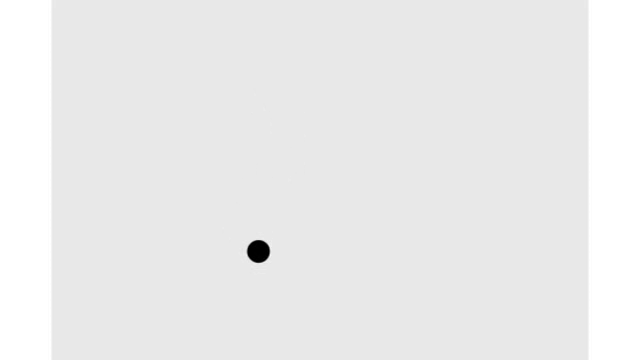
#> input picture frame 280 of RENDUS/tp1/2D_Kalman-Filter_TP1/video/randomball.avi, 640 x 360 px
$ python objTracking.py
#> lines starting #> are read from the running program, lines starting #| are printed output that depends on the picture; after the words box and inside, x2 and y2 are one past the last pixel; in counts of white or black regions, pixels touching at a corner belong together
### 2D_Kalman-Filter_TP1/Detector.py
'''
    File name         : detectors.py
    Description       : Object detector used for detecting the objects in a video /image
    Python Version    : 3.7
'''

# Import python libraries
import numpy as np
import cv2


def detect(frame):
    # Convert frame from BGR to GRAY
    gray = cv2.cvtColor(frame, cv2.COLOR_BGR2GRAY)
    #cv2.imshow('gray', gray)

    # Edge detection using Canny function
    img_edges = cv2.Canny(gray,  50, 190, 3)
    #cv2.imshow('img_edges', img_edges)

    # Convert to black and white image
    ret, img_thresh = cv2.threshold(img_edges, 254, 255,cv2.THRESH_BINARY)
    #cv2.imshow('img_thresh', img_thresh)

    # Find contours
    contours, _ = cv2.findContours(img_thresh, cv2.RETR_EXTERNAL, cv2.CHAIN_APPROX_SIMPLE)

    # Set the accepted minimum & maximum radius of a detected object
    min_radius_thresh= 3
    max_radius_thresh= 30

    centers=[]
    for c in contours:
        # ref: https://docs.opencv.org/trunk/dd/d49/tutorial_py_contour_features.html
        (x, y), radius = cv2.minEnclosingCircle(c)
        radius = int(radius)

        #Take only the valid circle(s)
        if (radius > min_radius_thresh) and (radius < max_radius_thresh):
            centers.append(np.array([[x], [y]]))
    cv2.imshow('contours', img_thresh)
    return centers

### 2D_Kalman-Filter_TP1/KalmanFilter.py
"""
Kalman Filter implementation for 2D object tracking.
State vector: [x, y, vx, vy] (position and velocity)
"""

import numpy as np


class KalmanFilter:
    def __init__(self, dt, u_x, u_y, std_acc, x_std_meas, y_std_meas):
        """
        Initialize Kalman Filter parameters.

        Args:
            dt: Sampling time (time for one cycle)
            u_x: Acceleration in x-direction
            u_y: Acceleration in y-direction
            std_acc: Process noise magnitude (standard deviation of acceleration)
            x_std_meas: Standard deviation of measurement in x-direction
            y_std_meas: Standard deviation of measurement in y-direction
        """
        self.dt = dt

        self.u = np.array([[u_x], [u_y]])

        self.x = np.array([[0], [0], [0], [0]])

        self.A = np.array([
            [1, 0, dt, 0],
            [0, 1, 0, dt],
            [0, 0, 1, 0],
            [0, 0, 0, 1]
        ])

        self.B = np.array([
            [(dt**2) / 2, 0],
            [0, (dt**2) / 2],
            [dt, 0],
            [0, dt]
        ])

        self.H = np.array([
            [1, 0, 0, 0],
            [0, 1, 0, 0]
        ])

        self.Q = np.array([
            [(dt**4) / 4, 0, (dt**3) / 2, 0],
            [0, (dt**4) / 4, 0, (dt**3) / 2],
            [(dt**3) / 2, 0, dt**2, 0],
            [0, (dt**3) / 2, 0, dt**2]
        ]) * (std_acc**2)

        self.R = np.array([
            [x_std_meas**2, 0],
            [0, y_std_meas**2]
        ])

        self.P = np.eye(self.A.shape[0])

    def predict(self):
        """
        Predict the next state estimate and error covariance.
        Time update (prediction) step of the Kalman filter.

        Returns:
            Predicted state estimate (x, y position)
        """
        self.x = np.dot(self.A, self.x) + np.dot(self.B, self.u)

        self.P = np.dot(np.dot(self.A, self.P), self.A.T) + self.Q

        return self.x[:2]

    def update(self, z):
        """
        Update the state estimate with measurement.
        Measurement update (correction) step of the Kalman filter.

        Args:
            z: Measurement vector [x, y] (centroid coordinates)

        Returns:
            Updated state estimate (x, y position)
        """
        S = np.dot(np.dot(self.H, self.P), self.H.T) + self.R

        K = np.dot(np.dot(self.P, self.H.T), np.linalg.inv(S))

        self.x = self.x + np.dot(K, (z - np.dot(self.H, self.x)))

        I = np.eye(self.H.shape[1])
        self.P = np.dot((I - np.dot(K, self.H)), self.P)

        return self.x[:2]

### 2D_Kalman-Filter_TP1/objTracking.py
"""
Main object tracking script using Kalman Filter.
Tracks a single object (SOT) through video frames.
"""

import cv2
import numpy as np
from Detector import detect
from KalmanFilter import KalmanFilter


def main():
    kf = KalmanFilter(
        dt=0.1,
        u_x=1,
        u_y=1,
        std_acc=1,
        x_std_meas=0.1,
        y_std_meas=0.1
    )

    cap = cv2.VideoCapture('video/randomball.avi')

    if not cap.isOpened():
        print("Error: Could not open video file")
        return

    trajectory = []

    while True:
        ret, frame = cap.read()
#> frame is the input picture: shape (360, 640, 3); min 0, max 255, mean 235.3

        if not ret:
            break

        centers = detect(frame)
#> in detect, `img_edges = cv2.Canny(gray,  50, 190, 3)`:
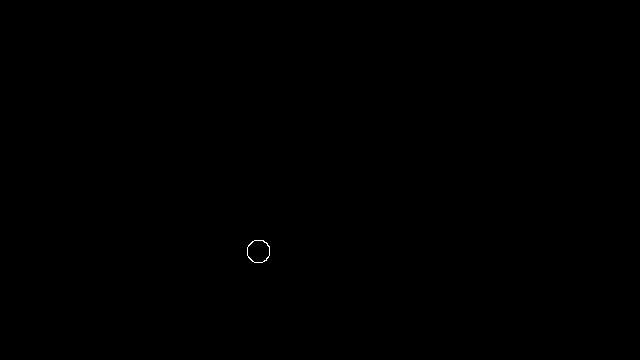
#> img_edges: shape (360, 640); 0.04% white in thin lines or dots, all inside (x1, y1, x2, y2) = (247, 240, 270, 263)
#> in detect, `contours, _ = cv2.findContours(img_thresh, cv2.RETR_EXTERNAL, cv2.CHAI..`: contours = 1 contour; box (x1, y1, x2, y2) and area: (247, 240, 270, 263) 408
#> the loop in detect, `for c in contours:` made 1 pass
#> (x, y, radius) on pass 1: (258.2, 250.9, 11)
#> after the loop in detect, `for c in contours:`: centers = [[258.2, 250.9]]
#> centers = [[258.2, 250.9]]

        predicted = kf.predict()
#> in predict, `self.x = np.dot(self.A, self.x) + np.dot(self.B, self.u)`: self.x = [0.005, 0.005, 0.1, 0.1]
#> in predict, `self.P = np.dot(np.dot(self.A, self.P), self.A.T) + self.Q`: self.P = [[1.01, 0, 0.101, 0], [0, 1.01, 0, 0.101], [0.101, 0, 1.01, 0], [0, 0.101, 0, 1.01]]
#> predicted = [0.005, 0.005]

        if len(centers) > 0:
            centroid = centers[0]
#> centroid = [258.2, 250.9]

            estimated = kf.update(centroid)
#> in update, `S = np.dot(np.dot(self.H, self.P), self.H.T) + self.R`: S = [[1.02, 0], [0, 1.02]]
#> in update, `K = np.dot(np.dot(self.P, self.H.T), np.linalg.inv(S))`: K = [[0.99, 0], [0, 0.99], [0.0985, 0], [0, 0.0985]]
#> in update, `self.x = self.x + np.dot(K, (z - np.dot(self.H, self.x)))`: self.x = [255.7, 248.5, 25.54, 24.82]
#> in update, `I = np.eye(self.H.shape[1])`: I = [[1, 0, 0, 0], [0, 1, 0, 0], [0, 0, 1, 0], [0, 0, 0, 1]]
#> in update, `self.P = np.dot((I - np.dot(K, self.H)), self.P)`: self.P = [[0.0099, 0, 0.000985, 0], [0, 0.0099, 0, 0.000985], [0.000985, 0, 1, 0], [0, 0.000985, 0, 1]]
#> estimated = [255.7, 248.5]

            trajectory.append((int(estimated[0][0]), int(estimated[1][0])))

            cv2.circle(
                frame,
                (int(centroid[0][0]), int(centroid[1][0])),
                10,
                (0, 255, 0),
                2
            )

            cv2.rectangle(
                frame,
                (int(predicted[0][0]) - 15, int(predicted[1][0]) - 15),
                (int(predicted[0][0]) + 15, int(predicted[1][0]) + 15),
                (255, 0, 0),
                2
            )
#> frame: shape (360, 640, 3); mean B, G, R 235.3, 235.4, 235.2

            cv2.rectangle(
                frame,
                (int(estimated[0][0]) - 15, int(estimated[1][0]) - 15),
                (int(estimated[0][0]) + 15, int(estimated[1][0]) + 15),
                (0, 0, 255),
                2
            )
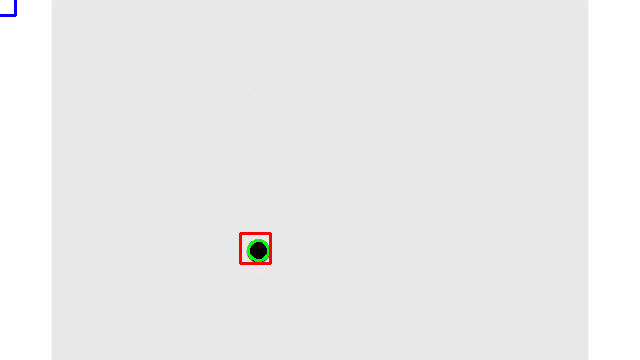
#> frame: shape (360, 640, 3); mean B, G, R 234.9, 235, 235.2
        else:
            trajectory.append((int(predicted[0][0]), int(predicted[1][0])))

            cv2.rectangle(
                frame,
                (int(predicted[0][0]) - 15, int(predicted[1][0]) - 15),
                (int(predicted[0][0]) + 15, int(predicted[1][0]) + 15),
                (255, 0, 0),
                2
            )

        if len(trajectory) > 1:
            for i in range(1, len(trajectory)):
                cv2.line(
                    frame,
                    trajectory[i - 1],
                    trajectory[i],
                    (255, 255, 0),
                    2
                )

        cv2.imshow('Object Tracking with Kalman Filter', frame)

        if cv2.waitKey(30) & 0xFF == 27:
#> (key Esc is pressed here)
            break

    cap.release()
    cv2.destroyAllWindows()


if __name__ == "__main__":
    main()

$ run again, starting later in the video
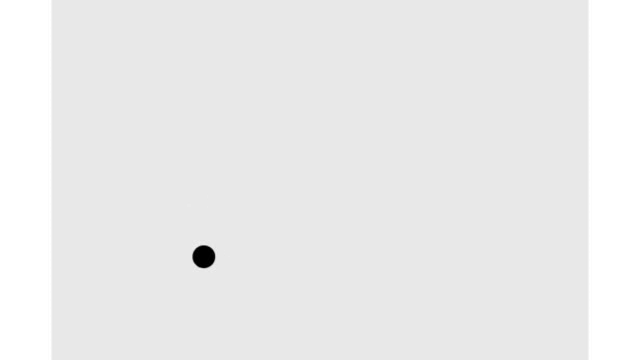
#> input picture frame 1262 of RENDUS/tp1/2D_Kalman-Filter_TP1/video/randomball.avi, 640 x 360 px
#> in main, frame is the input picture: shape (360, 640, 3); min 0, max 255, mean 235.3
#> img_edges: shape (360, 640); 0.04% white in thin lines or dots, all inside (x1, y1, x2, y2) = (192, 245, 216, 269)
#> contours = 1 contour; box (x1, y1, x2, y2) and area: (192, 245, 216, 269) 413
#> the loop in detect, `for c in contours:` made 1 pass
#> (x, y, radius) on pass 1: (203.5, 256.3, 11)
#> after the loop in detect, `for c in contours:`: centers = [[203.5, 256.3]]
#> in predict, `self.x = np.dot(self.A, self.x) + np.dot(self.B, self.u)`: self.x = [0.005, 0.005, 0.1, 0.1]
#> in predict, `self.P = np.dot(np.dot(self.A, self.P), self.A.T) + self.Q`: self.P = [[1.01, 0, 0.101, 0], [0, 1.01, 0, 0.101], [0.101, 0, 1.01, 0], [0, 0.101, 0, 1.01]]
#> predicted = [0.005, 0.005]
#> centroid = [203.5, 256.3]
#> S = [[1.02, 0], [0, 1.02]]
#> K = [[0.99, 0], [0, 0.99], [0.0985, 0], [0, 0.0985]]
#> in update, `self.x = self.x + np.dot(K, (z - np.dot(self.H, self.x)))`: self.x = [201.5, 253.8, 20.15, 25.36]
#> I = [[1, 0, 0, 0], [0, 1, 0, 0], [0, 0, 1, 0], [0, 0, 0, 1]]
#> in update, `self.P = np.dot((I - np.dot(K, self.H)), self.P)`: self.P = [[0.0099, 0, 0.000985, 0], [0, 0.0099, 0, 0.000985], [0.000985, 0, 1, 0], [0, 0.000985, 0, 1]]
#> estimated = [201.5, 253.8]
#> in main, `cv2.rectangle( frame, (int(estimated[0][0]) - 15, int(estimated[1][0])..`:
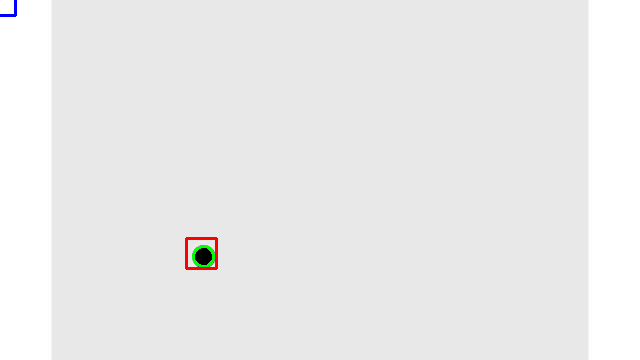
#> frame: shape (360, 640, 3); mean B, G, R 234.9, 235, 235.2

$ run again, starting later in the video
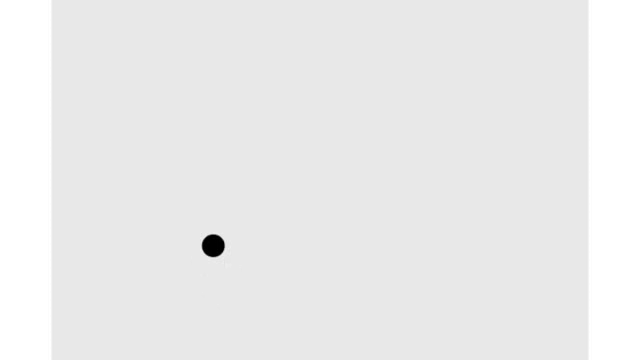
#> input picture frame 2244 of RENDUS/tp1/2D_Kalman-Filter_TP1/video/randomball.avi, 640 x 360 px
#> in main, frame is the input picture: shape (360, 640, 3); min 0, max 255, mean 235.3
#> img_edges: shape (360, 640); 0.04% white in thin lines or dots, all inside (x1, y1, x2, y2) = (202, 234, 225, 258)
#> contours = 1 contour; box (x1, y1, x2, y2) and area: (202, 234, 225, 258) 413
#> the loop in detect, `for c in contours:` made 1 pass
#> (x, y, radius) on pass 1: (212.8, 245.3, 12)
#> after the loop in detect, `for c in contours:`: centers = [[212.8, 245.3]]
#> in predict, `self.x = np.dot(self.A, self.x) + np.dot(self.B, self.u)`: self.x = [0.005, 0.005, 0.1, 0.1]
#> in predict, `self.P = np.dot(np.dot(self.A, self.P), self.A.T) + self.Q`: self.P = [[1.01, 0, 0.101, 0], [0, 1.01, 0, 0.101], [0.101, 0, 1.01, 0], [0, 0.101, 0, 1.01]]
#> predicted = [0.005, 0.005]
#> centroid = [212.8, 245.3]
#> S = [[1.02, 0], [0, 1.02]]
#> K = [[0.99, 0], [0, 0.99], [0.0985, 0], [0, 0.0985]]
#> in update, `self.x = self.x + np.dot(K, (z - np.dot(self.H, self.x)))`: self.x = [210.7, 242.9, 21.07, 24.27]
#> I = [[1, 0, 0, 0], [0, 1, 0, 0], [0, 0, 1, 0], [0, 0, 0, 1]]
#> in update, `self.P = np.dot((I - np.dot(K, self.H)), self.P)`: self.P = [[0.0099, 0, 0.000985, 0], [0, 0.0099, 0, 0.000985], [0.000985, 0, 1, 0], [0, 0.000985, 0, 1]]
#> estimated = [210.7, 242.9]
#> in main, `cv2.rectangle( frame, (int(estimated[0][0]) - 15, int(estimated[1][0])..`:
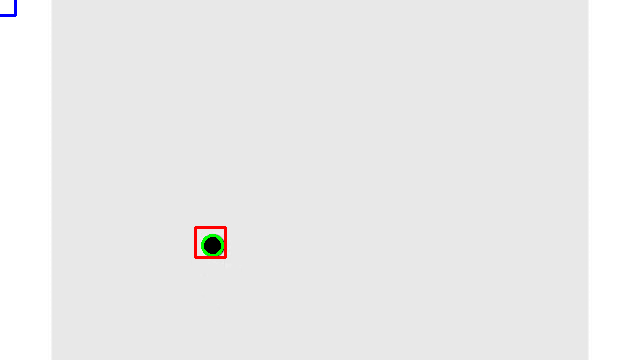
#> frame: shape (360, 640, 3); mean B, G, R 234.9, 235, 235.2
